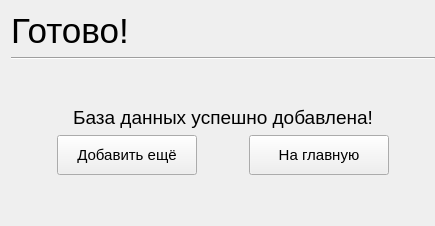
       <widget class="QWidget" name="page_AddNewDB_Step3">
        <property name="font">
         <font>
          <pointsize>15</pointsize>
         </font>
        </property>
        <layout class="QGridLayout" name="gridLayout_18">
         <property name="rightMargin">
          <number>0</number>
         </property>
         <item row="4" column="2">
          <spacer name="horizontalSpacer_14">
           <property name="orientation">
            <enum>Qt::Horizontal</enum>
           </property>
           <property name="sizeHint" stdset="0">
            <size>
             <width>40</width>
             <height>20</height>
            </size>
           </property>
          </spacer>
         </item>
         <item row="0" column="0" colspan="5">
          <widget class="QLabel" name="label_3">
           <property name="font">
            <font>
             <pointsize>26</pointsize>
            </font>
           </property>
           <property name="text">
            <string>Готово!</string>
           </property>
          </widget>
         </item>
         <item row="5" column="2">
          <spacer name="verticalSpacer_6">
           <property name="orientation">
            <enum>Qt::Vertical</enum>
           </property>
           <property name="sizeHint" stdset="0">
            <size>
             <width>20</width>
             <height>40</height>
            </size>
           </property>
          </spacer>
         </item>
         <item row="3" column="0" colspan="5">
          <widget class="QLabel" name="label_Message">
           <property name="font">
            <font>
             <pointsize>14</pointsize>
            </font>
           </property>
           <property name="text">
            <string>База данных успешно добавлена!</string>
           </property>
           <property name="alignment">
            <set>Qt::AlignCenter</set>
           </property>
          </widget>
         </item>
         <item row="2" column="1">
          <spacer name="verticalSpacer_7">
           <property name="orientation">
            <enum>Qt::Vertical</enum>
           </property>
           <property name="sizeHint" stdset="0">
            <size>
             <width>20</width>
             <height>40</height>
            </size>
           </property>
          </spacer>
         </item>
         <item row="4" column="0">
          <spacer name="horizontalSpacer_12">
           <property name="orientation">
            <enum>Qt::Horizontal</enum>
           </property>
           <property name="sizeHint" stdset="0">
            <size>
             <width>40</width>
             <height>20</height>
            </size>
           </property>
          </spacer>
         </item>
         <item row="4" column="1">
          <widget class="QPushButton" name="pushButton_AddMoreDB">
           <property name="sizePolicy">
            <sizepolicy hsizetype="Fixed" vsizetype="Fixed">
             <horstretch>0</horstretch>
             <verstretch>0</verstretch>
            </sizepolicy>
           </property>
           <property name="minimumSize">
            <size>
             <width>140</width>
             <height>40</height>
            </size>
           </property>
           <property name="font">
            <font>
             <pointsize>11</pointsize>
            </font>
           </property>
           <property name="text">
            <string>Добавить ещё</string>
           </property>
          </widget>
         </item>
         <item row="4" column="3">
          <widget class="QPushButton" name="pushButton_InMainPage_DB">
           <property name="sizePolicy">
            <sizepolicy hsizetype="Fixed" vsizetype="Fixed">
             <horstretch>0</horstretch>
             <verstretch>0</verstretch>
            </sizepolicy>
           </property>
           <property name="minimumSize">
            <size>
             <width>140</width>
             <height>40</height>
            </size>
           </property>
           <property name="font">
            <font>
             <pointsize>11</pointsize>
            </font>
           </property>
           <property name="text">
            <string>На главную</string>
           </property>
          </widget>
         </item>
         <item row="4" column="4">
          <spacer name="horizontalSpacer_13">
           <property name="orientation">
            <enum>Qt::Horizontal</enum>
           </property>
           <property name="sizeHint" stdset="0">
            <size>
             <width>40</width>
             <height>20</height>
            </size>
           </property>
          </spacer>
         </item>
         <item row="1" column="0" colspan="5">
          <widget class="Line" name="line_6">
           <property name="orientation">
            <enum>Qt::Horizontal</enum>
           </property>
          </widget>
         </item>
        </layout>
       </widget>
